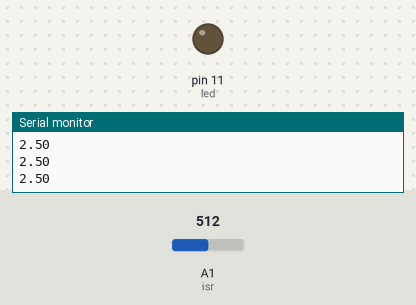
Bench run of a sketch on a simulated Arduino Uno, built with avr-gcc and run on an emulated ATmega328P. Shown: output pins drawn as LEDs (lit = HIGH), the last lines printed to the serial monitor. The test bench sets the inputs (shaded band); at power-on: A1 (isr) = 512.

Above: at 1.2 s.
1.3 s: A1 (isr) set to 608
2.8 s: A1 (isr) set to 631
At 3.9 s:
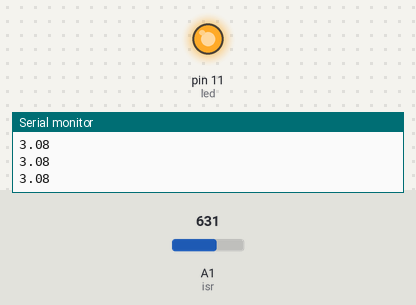
4.3 s: A1 (isr) set to 511
At 4.9 s:
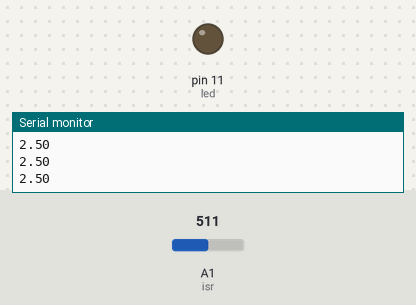
5.8 s: A1 (isr) set to 716
At 6.2 s:
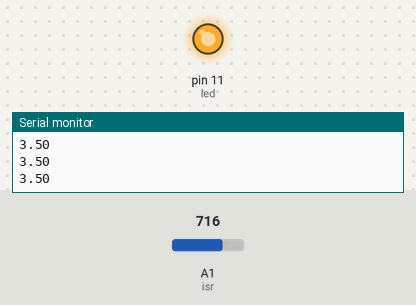
Timing chart, 0 to 8.3 s (numbered marks = the images above; inputs shaded):
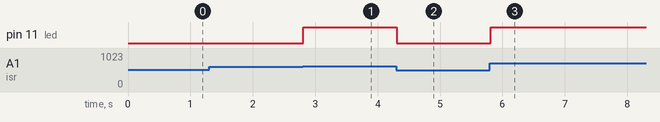

Measured:
- the behaviour switches between 614 and 615 on A1 (isr) (found by bisection; images 0 and 1)
- after the input at 2.8 s, pin 11 (led): LOW → HIGH at once
- after the input at 4.3 s, pin 11 (led): HIGH → LOW at once
- after the input at 5.8 s, pin 11 (led): LOW → HIGH at once

The sketch:

bright_sensor.ino
```cpp
//Código para verificar funcionamento do Sensor LDR - Dependendo da luminosidade do ambiente, o sensor envia valores que podem acender ou apagar o LED

const int isr = A1;
const int led = 11;

float isrValor;

void setup(){
  pinMode(led, OUTPUT);
  Serial.begin(9600);
}

void loop(){
  isrValor = analogRead(isr) * (5.0/1024);
  Serial.println(isrValor);
  if(isrValor > 3.0){
    digitalWrite(led, HIGH);
  } else{
    digitalWrite(led, LOW);
  }
}
```
